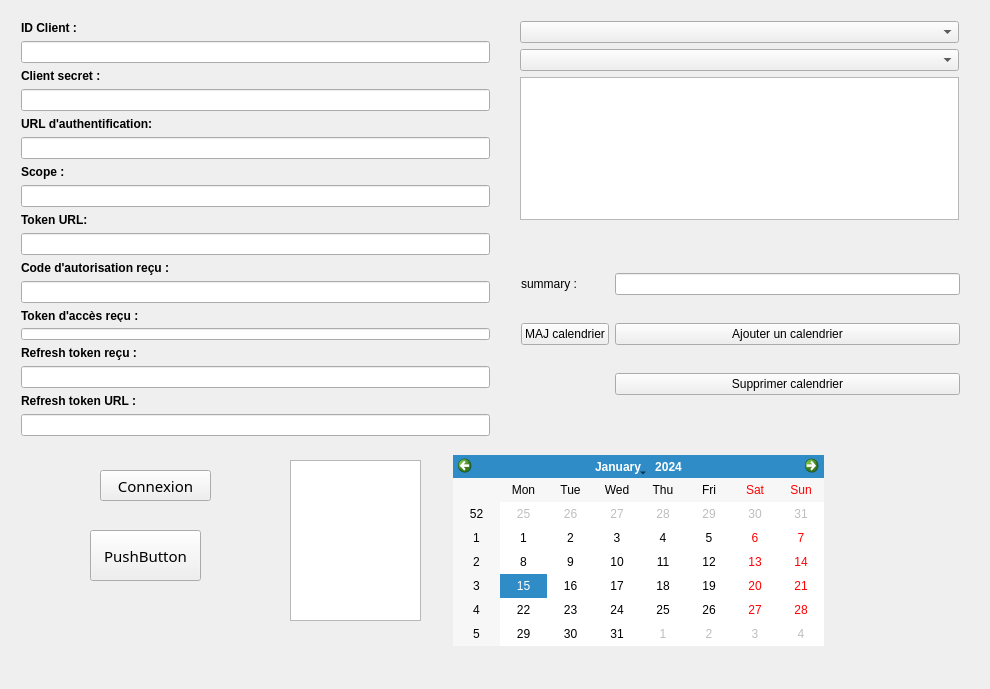
<?xml version="1.0" encoding="UTF-8"?>
<ui version="4.0">
 <class>Google</class>
 <widget class="QWidget" name="Google">
  <property name="geometry">
   <rect>
    <x>0</x>
    <y>0</y>
    <width>990</width>
    <height>689</height>
   </rect>
  </property>
  <property name="windowTitle">
   <string>Google</string>
  </property>
  <widget class="QPushButton" name="btn_connexion">
   <property name="geometry">
    <rect>
     <x>100</x>
     <y>470</y>
     <width>111</width>
     <height>31</height>
    </rect>
   </property>
   <property name="font">
    <font>
     <family>Corbel</family>
     <pointsize>11</pointsize>
    </font>
   </property>
   <property name="text">
    <string>Connexion</string>
   </property>
  </widget>
  <widget class="QWidget" name="verticalLayoutWidget">
   <property name="geometry">
    <rect>
     <x>10</x>
     <y>10</y>
     <width>491</width>
     <height>437</height>
    </rect>
   </property>
   <layout class="QVBoxLayout" name="verticalLayout_6">
    <item>
     <layout class="QVBoxLayout" name="verticalLayout">
      <item>
       <widget class="QLabel" name="label">
        <property name="font">
         <font>
          <weight>75</weight>
          <bold>true</bold>
         </font>
        </property>
        <property name="text">
         <string>ID Client :</string>
        </property>
       </widget>
      </item>
      <item>
       <widget class="QLineEdit" name="ledt_IDClient"/>
      </item>
     </layout>
    </item>
    <item>
     <layout class="QVBoxLayout" name="verticalLayout_2">
      <item>
       <widget class="QLabel" name="label_2">
        <property name="font">
         <font>
          <weight>75</weight>
          <bold>true</bold>
         </font>
        </property>
        <property name="text">
         <string>Client secret :</string>
        </property>
       </widget>
      </item>
      <item>
       <widget class="QLineEdit" name="ledt_secretClient"/>
      </item>
      <item>
       <layout class="QVBoxLayout" name="verticalLayout_3">
        <item>
         <widget class="QLabel" name="label_3">
          <property name="font">
           <font>
            <weight>75</weight>
            <bold>true</bold>
           </font>
          </property>
          <property name="text">
           <string>URL d'authentification:</string>
          </property>
         </widget>
        </item>
        <item>
         <widget class="QLineEdit" name="ledt_URLAuth"/>
        </item>
       </layout>
      </item>
     </layout>
    </item>
    <item>
     <layout class="QVBoxLayout" name="verticalLayout_5">
      <item>
       <widget class="QLabel" name="label_5">
        <property name="font">
         <font>
          <weight>75</weight>
          <bold>true</bold>
         </font>
        </property>
        <property name="text">
         <string>Scope :</string>
        </property>
       </widget>
      </item>
      <item>
       <widget class="QLineEdit" name="ledt_scope"/>
      </item>
      <item>
       <layout class="QVBoxLayout" name="verticalLayout_4">
        <item>
         <widget class="QLabel" name="label_4">
          <property name="font">
           <font>
            <weight>75</weight>
            <bold>true</bold>
           </font>
          </property>
          <property name="text">
           <string>Token URL:</string>
          </property>
         </widget>
        </item>
        <item>
         <widget class="QLineEdit" name="ledt_URLToken"/>
        </item>
       </layout>
      </item>
      <item>
       <layout class="QVBoxLayout" name="verticalLayout_7">
        <item>
         <widget class="QLabel" name="label_6">
          <property name="font">
           <font>
            <weight>75</weight>
            <bold>true</bold>
           </font>
          </property>
          <property name="text">
           <string>Code d'autorisation reçu :</string>
          </property>
         </widget>
        </item>
        <item>
         <widget class="QLineEdit" name="ledt_code"/>
        </item>
        <item>
         <layout class="QVBoxLayout" name="verticalLayout_8">
          <item>
           <widget class="QLabel" name="label_7">
            <property name="font">
             <font>
              <weight>75</weight>
              <bold>true</bold>
             </font>
            </property>
            <property name="text">
             <string>Token d'accès reçu :</string>
            </property>
           </widget>
          </item>
          <item>
           <widget class="QLineEdit" name="ledt_accessToken"/>
          </item>
         </layout>
        </item>
       </layout>
      </item>
     </layout>
    </item>
    <item>
     <layout class="QVBoxLayout" name="verticalLayout_10">
      <item>
       <widget class="QLabel" name="label_9">
        <property name="font">
         <font>
          <weight>75</weight>
          <bold>true</bold>
         </font>
        </property>
        <property name="text">
         <string>Refresh token reçu :</string>
        </property>
       </widget>
      </item>
      <item>
       <widget class="QLineEdit" name="ledt_refreshToken"/>
      </item>
     </layout>
    </item>
    <item>
     <layout class="QVBoxLayout" name="verticalLayout_9">
      <item>
       <widget class="QLabel" name="label_8">
        <property name="font">
         <font>
          <weight>75</weight>
          <bold>true</bold>
         </font>
        </property>
        <property name="text">
         <string>Refresh token URL :</string>
        </property>
       </widget>
      </item>
      <item>
       <widget class="QLineEdit" name="ledt_refreshTokenURL"/>
      </item>
     </layout>
    </item>
   </layout>
  </widget>
  <widget class="QWidget" name="verticalLayoutWidget_2">
   <property name="geometry">
    <rect>
     <x>509</x>
     <y>10</y>
     <width>461</width>
     <height>221</height>
    </rect>
   </property>
   <layout class="QVBoxLayout" name="verticalLayout_11">
    <item>
     <widget class="QComboBox" name="cbx_ListeCalendriers"/>
    </item>
    <item>
     <widget class="QComboBox" name="cbx_listeEvenements"/>
    </item>
    <item>
     <widget class="QTextEdit" name="textEdit"/>
    </item>
   </layout>
  </widget>
  <widget class="QWidget" name="gridLayoutWidget">
   <property name="geometry">
    <rect>
     <x>510</x>
     <y>240</y>
     <width>461</width>
     <height>191</height>
    </rect>
   </property>
   <layout class="QGridLayout" name="gridLayout">
    <item row="0" column="0">
     <widget class="QLabel" name="label_12">
      <property name="text">
       <string>summary :</string>
      </property>
     </widget>
    </item>
    <item row="1" column="2">
     <widget class="QPushButton" name="pushButton_3">
      <property name="text">
       <string>Ajouter un calendrier</string>
      </property>
     </widget>
    </item>
    <item row="0" column="2">
     <widget class="QLineEdit" name="ledt_summary"/>
    </item>
    <item row="1" column="0">
     <widget class="QPushButton" name="pushButton">
      <property name="text">
       <string>MAJ calendrier</string>
      </property>
     </widget>
    </item>
    <item row="2" column="2">
     <widget class="QPushButton" name="pushButton_2">
      <property name="text">
       <string>Supprimer calendrier</string>
      </property>
     </widget>
    </item>
   </layout>
  </widget>
  <widget class="QTableView" name="tableView">
   <property name="geometry">
    <rect>
     <x>290</x>
     <y>460</y>
     <width>131</width>
     <height>161</height>
    </rect>
   </property>
  </widget>
  <widget class="QPushButton" name="pushButton_4">
   <property name="geometry">
    <rect>
     <x>90</x>
     <y>530</y>
     <width>111</width>
     <height>51</height>
    </rect>
   </property>
   <property name="font">
    <font>
     <family>Corbel</family>
     <pointsize>11</pointsize>
    </font>
   </property>
   <property name="text">
    <string>PushButton</string>
   </property>
  </widget>
  <widget class="QCalendarWidget" name="calendarWidget">
   <property name="geometry">
    <rect>
     <x>453</x>
     <y>455</y>
     <width>371</width>
     <height>191</height>
    </rect>
   </property>
  </widget>
 </widget>
 <layoutdefault spacing="6" margin="11"/>
 <resources/>
 <connections/>
</ui>
